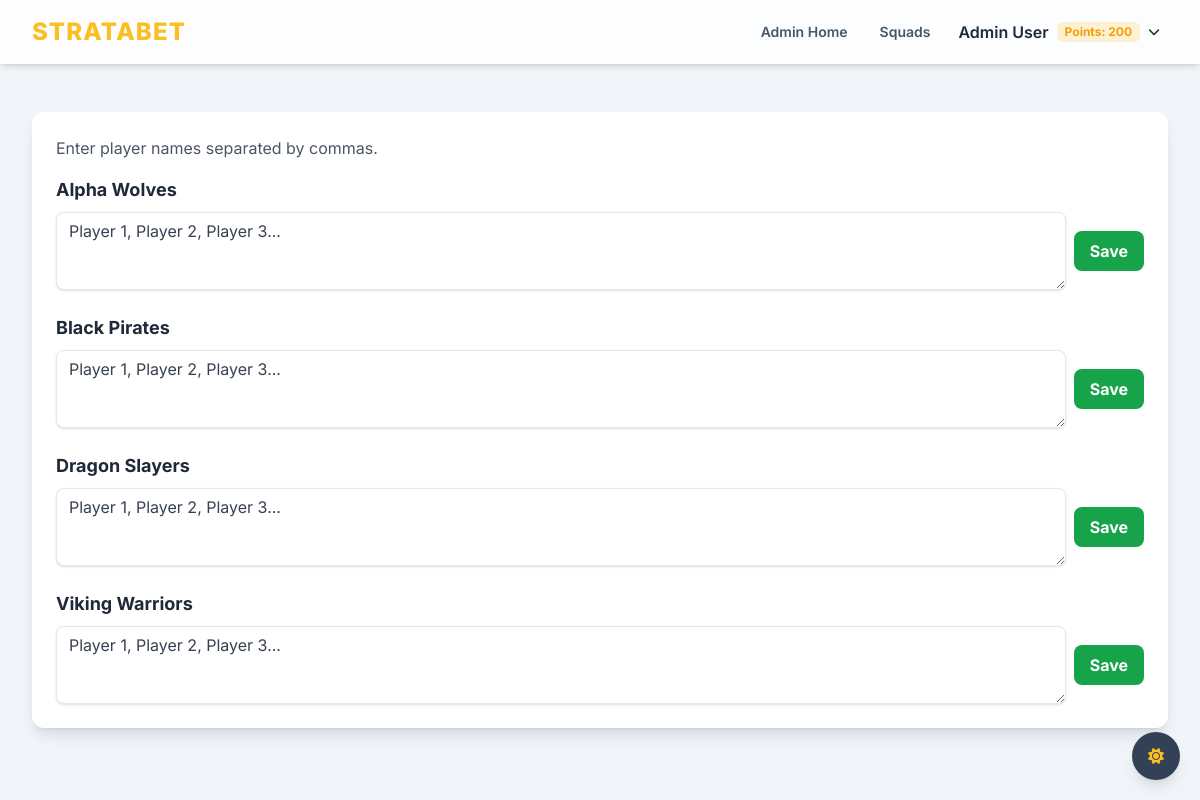
Screenshot of /admin/squads (signed in) with the database file from the repository.
### app.py (models this page shows, shortened)
class User(db.Model):
    roll_number = db.Column(db.String(20), primary_key=True)
    name = db.Column(db.String(100), nullable=False)
    password_hash = db.Column(db.String(60), nullable=False)
    points = db.Column(db.Integer, nullable=False, default=200)
    is_admin = db.Column(db.Boolean, nullable=False, default=False)
    bets = db.relationship('Bet', backref='bettor', lazy=True)
    @property
    def password(self):
        raise AttributeError('password is not a readable attribute')

class Team(db.Model):
    id = db.Column(db.Integer, primary_key=True)
    name = db.Column(db.String(50), unique=True, nullable=False)
    squad = db.Column(db.Text, nullable=True)

### app.py (the view)
    def decorated_function(*args, **kwargs):
        user = get_current_user()
        if not user or not user.is_admin:
            flash("You do not have permission to access this page.", "danger")
            return redirect(url_for('login'))
        return f(*args, **kwargs)

### app.py (called while the page is built, shortened)
def get_current_user():
    if 'roll_number' in session:
        return User.query.get(session['roll_number'])
    return None

def admin_required(f):
    def decorated_function(*args, **kwargs):
        user = get_current_user()
        if not user or not user.is_admin:
            flash("You do not have permission to access this page.", "danger")
            return redirect(url_for('login'))
        return f(*args, **kwargs)
    decorated_function.__name__ = f.__name__
    return decorated_function

@app.route('/admin/squads', methods=['GET', 'POST'])
@admin_required
def manage_squads():
    user = get_current_user()
    teams = Team.query.all()
    return render_template('admin/squads.html', user=user, teams=teams)

### templates/admin/squads.html (shortened to what this page needs)
{% extends "base.html" %}
{% block content %}
<div class="bg-white p-6 rounded-xl shadow-lg">
    <p class="text-gray-600 mb-4">Enter player names separated by commas.</p>
    <div class="space-y-6">
        {% for team in teams %}
        <form method="POST" action="{{ url_for('manage_squads') }}">
            <div class="mb-2">
                <label class="block text-lg font-bold text-gray-800" for="squad_text_{{ team.id }}">
                    {{ team.name }}
                </label>
            </div>
            <div class="flex items-center space-x-2">
                <textarea name="squad_text" id="squad_text_{{ team.id }}" rows="3"
                    class="shadow appearance-none border rounded-lg w-full py-2 px-3 text-gray-700 leading-tight focus:outline-none focus:ring-2 focus:ring-indigo-500">{{ team.squad }}</textarea>
                <button type="submit"
                    class="bg-green-600 hover:bg-green-700 text-white font-bold py-2 px-4 rounded-lg h-full">Save</button>
            </div>
        </form>
        {% endfor %}
    </div>
</div>
{% endblock %}

### templates/base.html (shortened to what this page needs)
<!DOCTYPE html>
<html lang="en" x-data="{ isDarkMode: true }" x-init="
    isDarkMode = JSON.parse(localStorage.getItem('isDarkMode')) ?? true;
    $watch('isDarkMode', value => localStorage.setItem('isDarkMode', JSON.stringify(value)))"
    :class="isDarkMode ? 'dark' : ''">
<head>
    <script src="https://cdn.tailwindcss.com"></script>
    <link rel="stylesheet" href="https://cdnjs.cloudflare.com/ajax/libs/font-awesome/6.4.2/css/all.min.css">
</head>
<body class="bg-slate-100 dark:bg-gray-900 text-slate-800 dark:text-slate-300 transition-colors duration-300">
    <div class="fixed bottom-5 right-5 z-50">
        <button @click="isDarkMode = !isDarkMode"
            class="bg-slate-700 dark:bg-amber-400 text-amber-400 dark:text-black rounded-full h-12 w-12 flex items-center justify-center shadow-lg hover:scale-110 transition-transform">
            <i x-show="isDarkMode" x-cloak class="fa-solid fa-sun"></i>
        </button>
    </div>
    <div class="min-h-full">
        <nav class="bg-white/80 dark:bg-gray-800/80 backdrop-blur-md shadow-md fixed w-full z-40">
            <div class="mx-auto max-w-7xl px-4 sm:px-6 lg:px-8">
                <div class="flex h-16 items-center justify-between">
                    <div class="flex items-center">
                        <div class="flex-shrink-0 text-amber-400 font-extrabold text-2xl tracking-wider">
                            STRATABET
                        </div>
                    </div>
                    <div class="hidden md:block">
                        <div class="ml-10 flex items-center space-x-2">
                            {% if user %}
                            {% if user.is_admin %}
                            <a href="{{ url_for('admin_dashboard') }}"
                                class="text-slate-600 dark:text-slate-300 hover:text-amber-400 px-3 py-2 text-sm font-semibold transition-colors">Admin
                                Home</a>
                            {% endif %}
                            <a href="{{ url_for('squads') }}"
                                class="text-slate-600 dark:text-slate-300 hover:text-amber-400 px-3 py-2 text-sm font-semibold transition-colors">Squads</a>
                            <div class="relative group" x-data="{ open: false }">
                                <button @click="open = !open"
                                    class="flex items-center space-x-2 p-2 rounded-lg hover:bg-slate-200 dark:hover:bg-gray-700">
                                    <span class="font-semibold text-slate-800 dark:text-white">{{ user.name }}</span>
                                    <span
                                        class="bg-amber-400/20 text-amber-500 font-bold px-2 py-0.5 rounded-md text-xs">Points:
                                        {{ user.points }}</span>
                                    <i class="fa-solid fa-chevron-down text-xs transition-transform dark:text-slate-300"
                                        :class="open ? 'rotate-180' : ''"></i>
                                </button>
                            </div>
                            {% endif %}
                        </div>
                    </div>
                </div>
            </div>
        </nav>
        <main class="pt-16">
            <div class="mx-auto max-w-7xl py-12 sm:px-6 lg:px-8">
                {% block content %}{% endblock %}
            </div>
        </main>
    </div>
</body>
</html>

### templates/base.html (style rules this page uses)
body { font-family: 'Inter', sans-serif; }
.text-amber-400 { color: #FFBF00; }

### rows the page displays
User: name "Admin User", points "200"
Team: name "Alpha Wolves", squad_text "Player 1, Player 2, Player 3..."
Team: name "Black Pirates", squad_text "Player 1, Player 2, Player 3..."
Team: name "Dragon Slayers", squad_text "Player 1, Player 2, Player 3..."
Team: name "Viking Warriors", squad_text "Player 1, Player 2, Player 3..."
